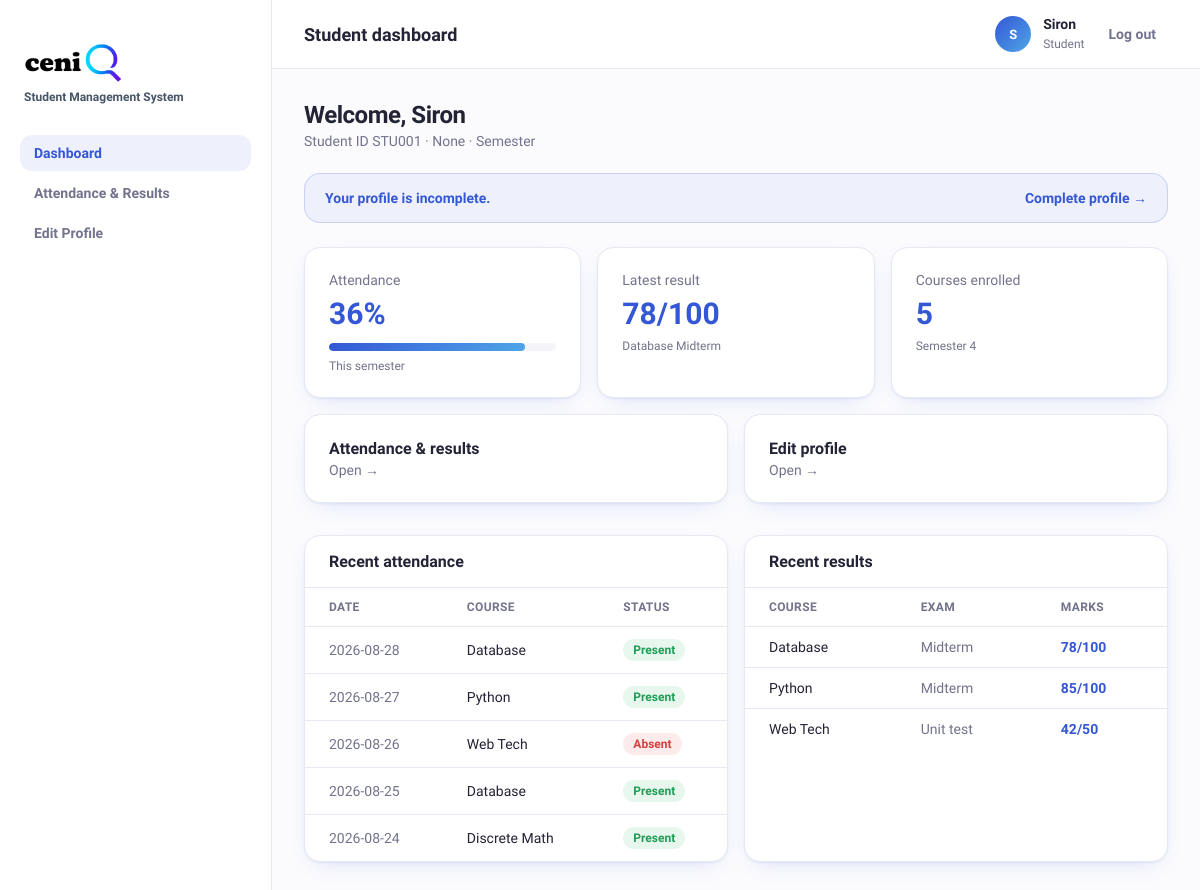
The page /students/student_dashboard/ (signed in) on the database as committed earlier.
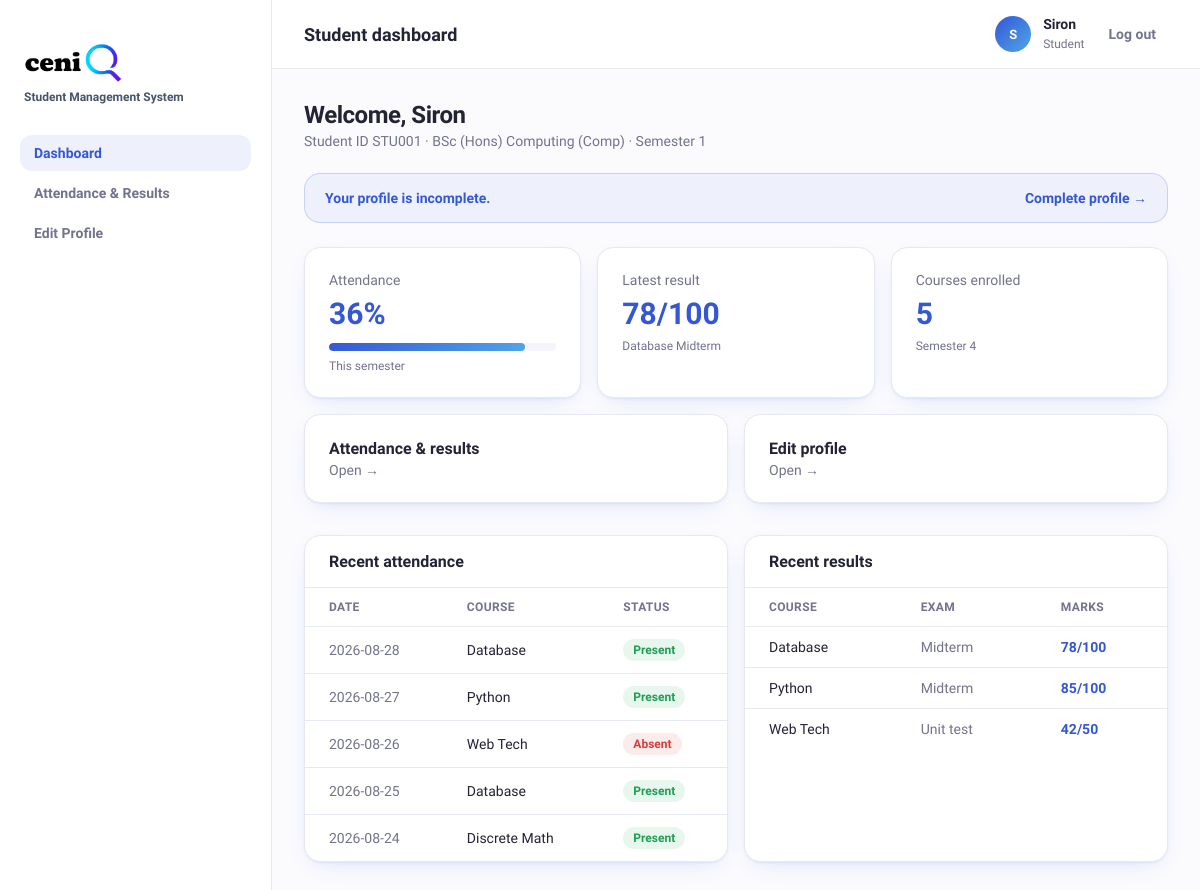
The same page on the database as committed later.
### students/models.py (models this page shows, shortened)
class Student(models.Model):
    class Semester(models.TextChoices):
        SEM1 = "1", "Sem 1"
        SEM2 = "2", "Sem 2"
        SEM3 = "3", "Sem 3"
        SEM4 = "4", "Sem 4"
        SEM5 = "5", "Sem 5"
        SEM6 = "6", "Sem 6"
        SEM7 = "7", "Sem 7"
        SEM8 = "8", "Sem 8"
    user = models.OneToOneField(
        settings.AUTH_USER_MODEL,
        on_delete=models.CASCADE,
        null=True,
        blank=True,
        related_name="student_profile",
    )
    first_name = models.CharField(max_length=30)
    last_name = models.CharField(max_length=30)
    student_id = models.CharField(max_length=20, unique=True)
    course = models.ForeignKey(
        Course, on_delete=models.SET_NULL, null=True, blank=True, related_name="students"
    )
    semester = models.CharField(max_length=1, choices=Semester.choices, blank=True, null=True)
    email = models.EmailField(unique=True, null=True, blank=True)
    phone = models.CharField(max_length=15, blank=True)
    address = models.CharField(max_length=100, blank=True)
    dob = models.DateField(null=True, blank=True)
    gender = models.CharField(max_length=20, blank=True)
    profile_completed = models.BooleanField(default=False)
    created_at = models.DateTimeField(auto_now_add=True)

### courses/models.py (models this page shows)
class   Course(models.Model):
    name = models.CharField(max_length=100)
    code = models.CharField(max_length=15, unique=True)
    def __str__(self):
        return f"{self.name} ({self.code})"

### students/views.py (the view)
# urls.py: path("student_dashboard/",views.student_dashboard, name="student_dashboard"),
@login_required
def student_dashboard(request):
    if not request.user.is_student():
        return HttpResponseForbidden("You don't have access to this page.")
    context = {
        "profile": request.user.student_profile,
    }
    return render(request, "students/student_dashboard.html",context)

### accounts/models.py (called while the page is built)
    def is_student(self):
        return self.role == self.Role.STUDENT

### templates/students/student_dashboard.html (shortened to what the changed rows need)
{% load static %}
<!DOCTYPE html>
<html lang="en">
<head>
  <link rel="stylesheet" href="{% static 'CSS/styles.css' %}" />
</head>
<body>
  <div class="app-shell">
    <div class="app-main">
      <header class="app-topbar">
        <h1>Student dashboard</h1>
      </header>
      <main class="app-content">
        <h2 style="font-size:1.5rem;font-weight:800;letter-spacing:-0.02em;color:var(--foreground);margin:0;">
          Welcome, {{ user.first_name }}
        </h2>
        <p class="mt-1" style="font-size:0.875rem;color:var(--muted-foreground);">
          Student ID {{ profile.student_id }} · {{ profile.course}} · Semester {{ profile.semester }}
        </p>
        <div class="notice mt-6">
          <p>Your profile is incomplete.</p>
          <a href="#">Complete profile →</a>
        </div>
        <div class="grid lg-cols-3 mt-6">
          <div class="card">
          </div>
          <div class="card">
          </div>
          <div class="card">
          </div>
        </div>
        <div class="grid sm-cols-2 mt-4">
          <a href="#" class="link-tile">
          </a>
          <a href="#" class="link-tile">
          </a>
        </div>
        <div class="grid lg-cols-2 mt-8">
          <div class="card p-0">
            <table class="data-table">
              <thead>
                <tr><th>Date</th><th>Course</th><th>Status</th></tr>
              </thead>
            </table>
          </div>
          <div class="card p-0">
            <table class="data-table">
              <thead>
                <tr><th>Course</th><th>Exam</th><th>Marks</th></tr>
              </thead>
            </table>
          </div>
        </div>
      </main>
    </div>
  </div>
</body>
</html>

Rows that differ between the two databases and show on the page:
changed Student "STU001": course "None" → "BSc (Hons) Computing (Comp)"; semester (not shown) → "1"
